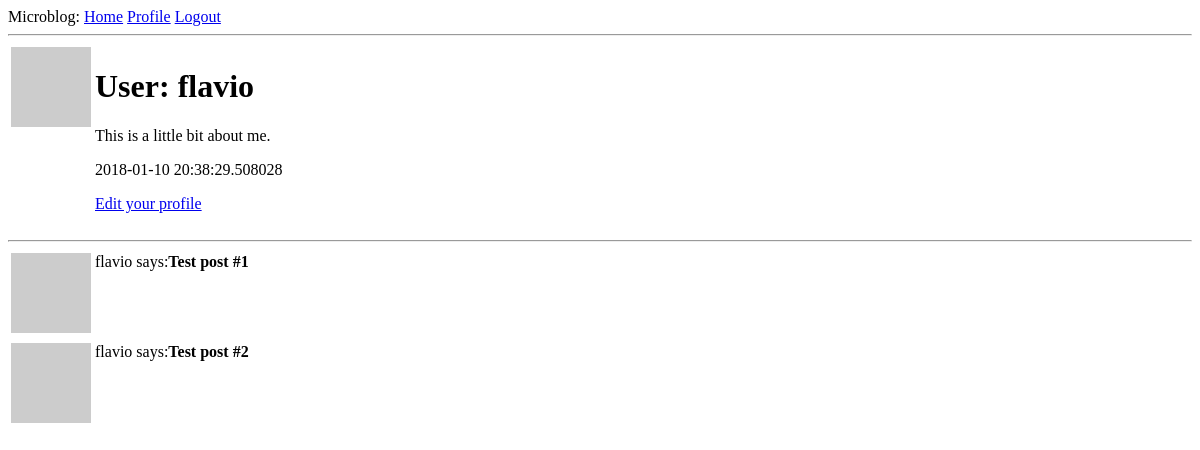
Page /user/flavio (signed in) on the earlier database version.
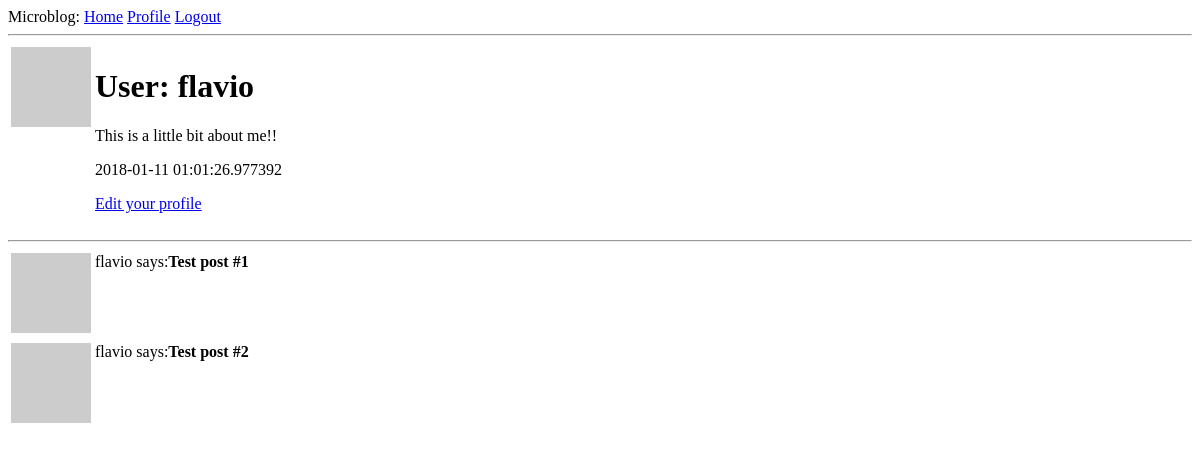
Same page on the later database version.
### app/models.py (models this page shows, shortened)
class User(UserMixin, db.Model):
    id = db.Column(db.Integer, primary_key=True)
    username = db.Column(db.String(64), index=True, unique=True)
    email = db.Column(db.String(120), index=True, unique=True)
    password_hash = db.Column(db.String(128))
    posts = db.relationship('Post', backref='author', lazy='dynamic')
    about_me = db.Column(db.String(140))
    last_seen = db.Column(db.DateTime, default=datetime.utcnow)
    def avatar(self, size):
        digest = md5(self.email.lower().encode('utf-8')).hexdigest()
        return 'http://www.gravatar.com/avatar/{}?d=identicon&s={}'.format(digest, size)
    def __repr__(self):
        return '<User {}>'.format(self.username)

### app/routes.py (the view)
@app.route('/user/<username>')
@login_required
def user(username):
    user = User.query.filter_by(username=username).first_or_404()
    posts = [
        {'author': user, 'body': 'Test post #1'},
        {'author': user, 'body': 'Test post #2'}
    ]
    return render_template('user.html', title=user, posts=posts)

### app/models.py (called while the page is built)
@login.user_loader
def load_user(id):
    return User.query.get(int(id))

### app/routes.py (called while the page is built)
@app.before_request
def before_request():
    if current_user.is_authenticated:
        current_user.last_seen = datetime.utcnow()
        db.session.commit()

### app/templates/user.html
{% extends "base.html" %}
{% block content %}
    <table>
        <tr valign="top">
            <td><img src="{{ current_user.avatar(128) }}"></td>
            <td>
                <h1>User: {{ current_user.username }}</h1>
                {% if current_user.about_me %}<p>{{ current_user.about_me }}</p>{% endif %}
                {% if current_user.last_seen %}<p>{{ current_user.last_seen }}</p>{% endif %}
                {% if current_user %}
                    <p>
                        <a href="{{ url_for('edit_profile') }}">Edit your profile</a>
                    </p>
                {% endif %}
            </td>
        </tr>
    </table>
    <hr>
    {% for post in posts %}
        {% include "_post.html" %}
    {% endfor %}
{% endblock %}

### app/templates/base.html (shortened to what this page needs)
<!DOCTYPE html>
<html>
<head>
</head>
<body>
    <div>Microblog:
        <a href="{{ url_for('index') }}">Home</a>
        {% if current_user.is_anonymous %}
        <a href="{{ url_for('login') }}">Login</a>
        {% else %}
        <a href="{{ url_for('user', username=current_user.username) }}">Profile</a>
        <a href="{{ url_for('logout') }}">Logout</a>
        {% endif %}
    </div>
    <hr>
    {% block content %}{% endblock %}
</body>
</html>

### app/templates/_post.html
<table>
    <tr valign="top">
        <td><img src="{{ post.author.avatar(36) }}"></td>
        <td>{{ post.author.username }} says:<b>{{ post.body }}</b></td>
    </tr>
</table>

Differences in the rows shown:
changed User "flavio": about_me "This is a little bit about me." → "This is a little bit about me!!"; last_seen "2018-01-10 20:38:29.508028" → "2018-01-11 01:01:26.977392"
